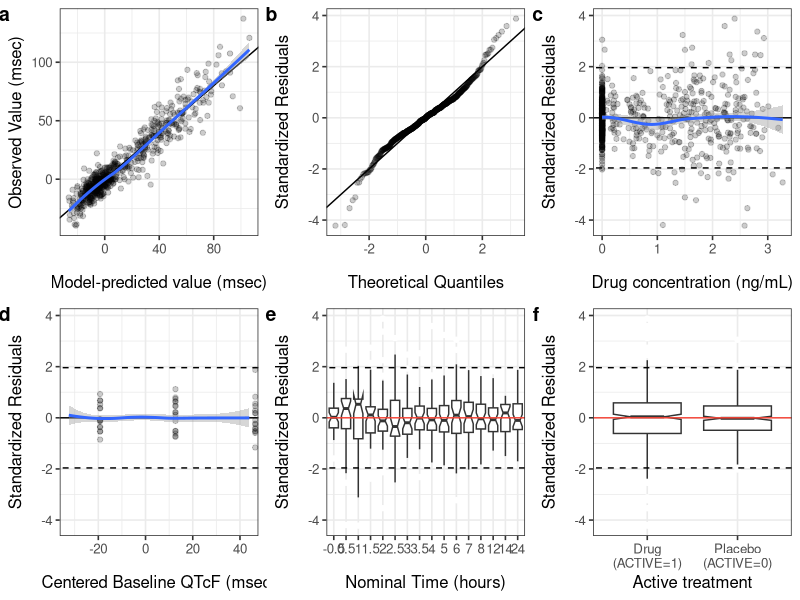
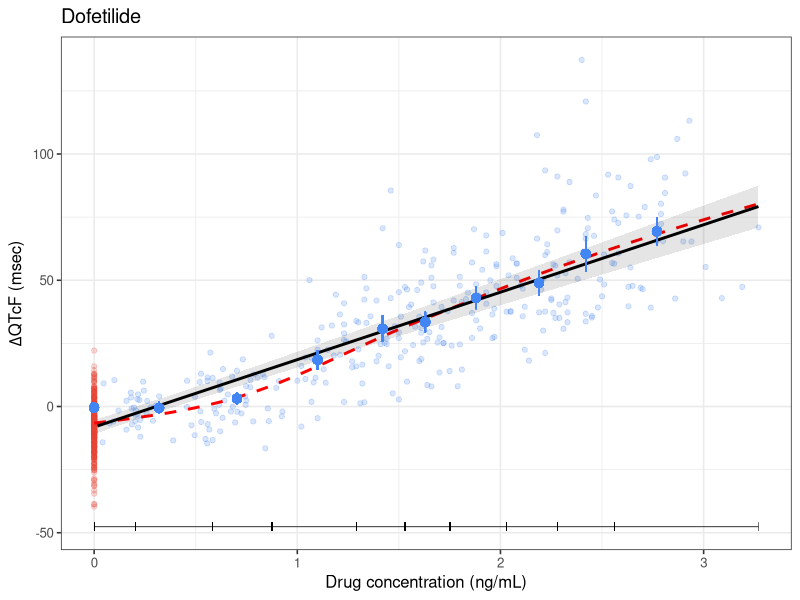
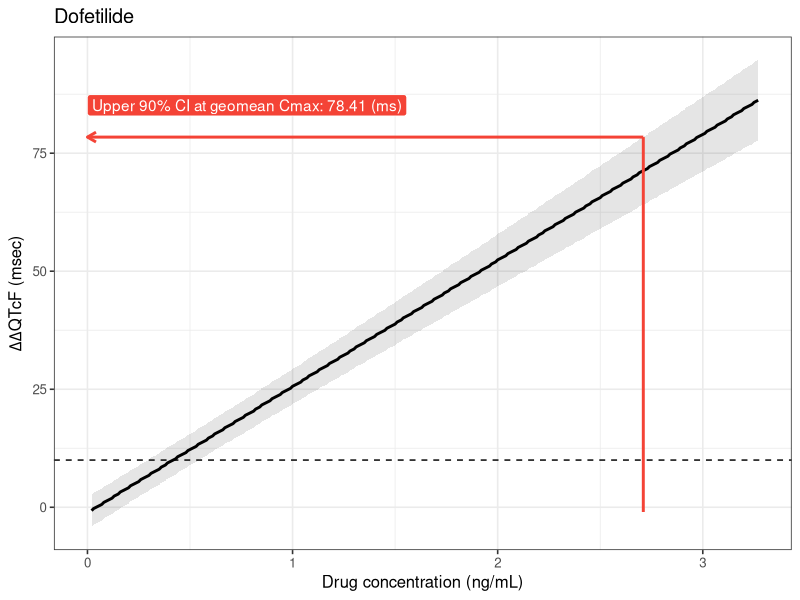
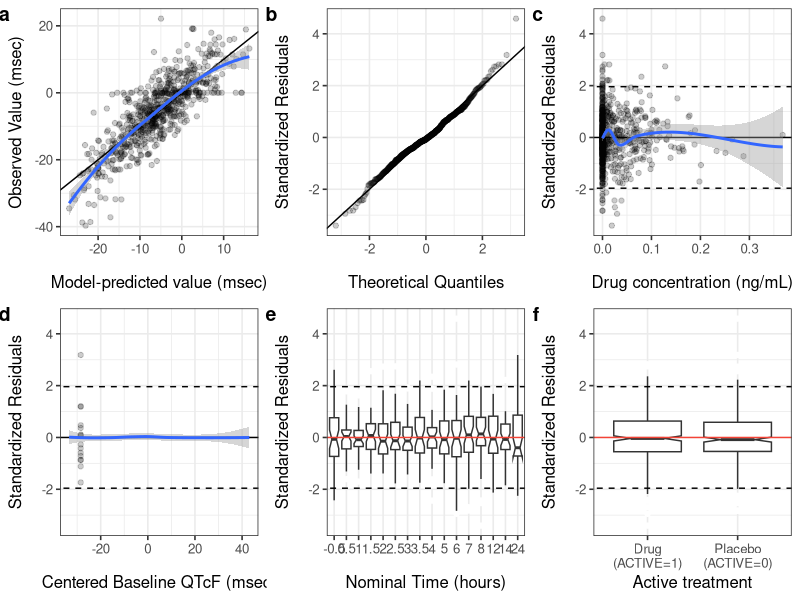
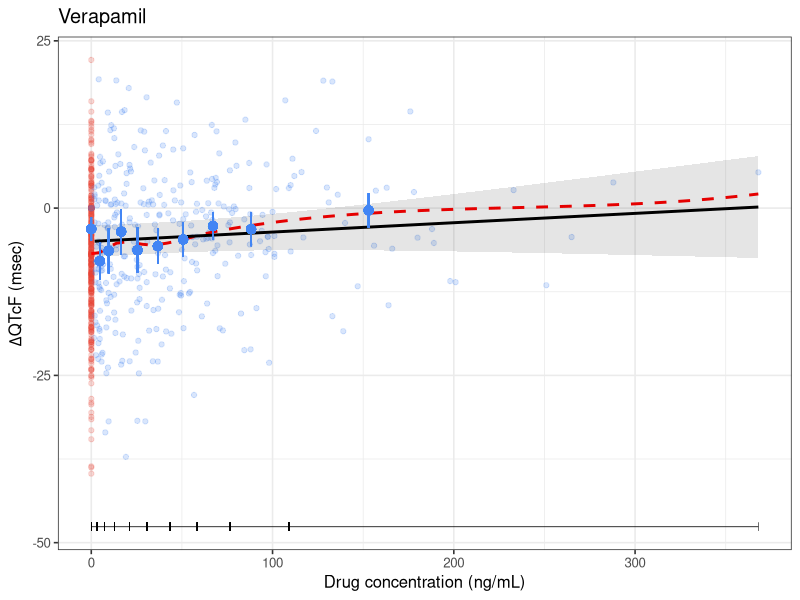
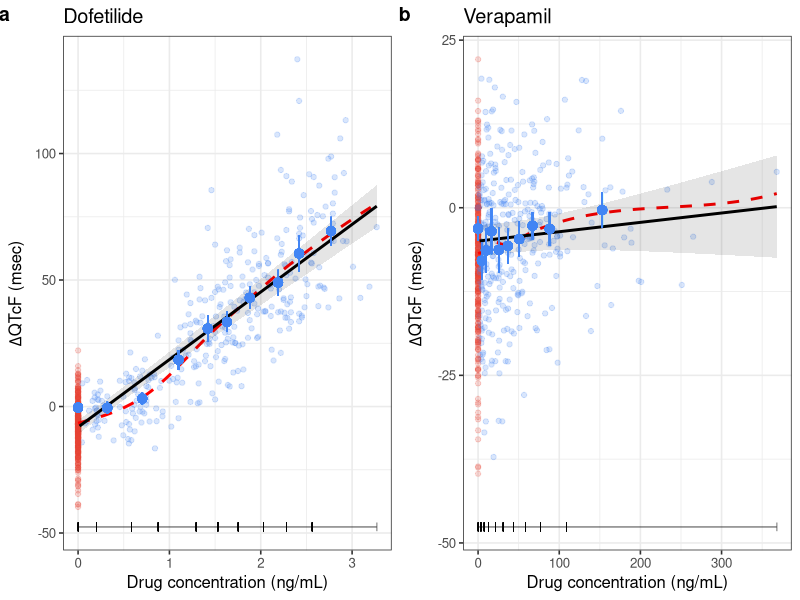
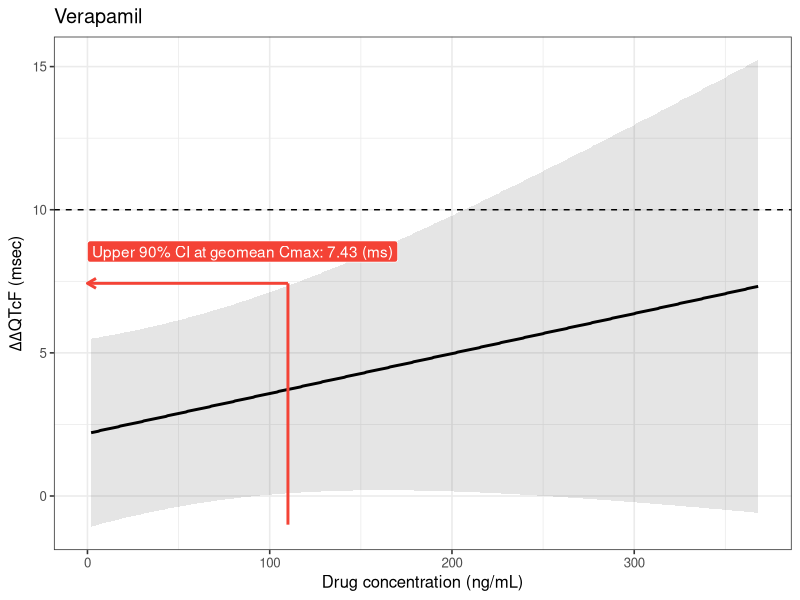
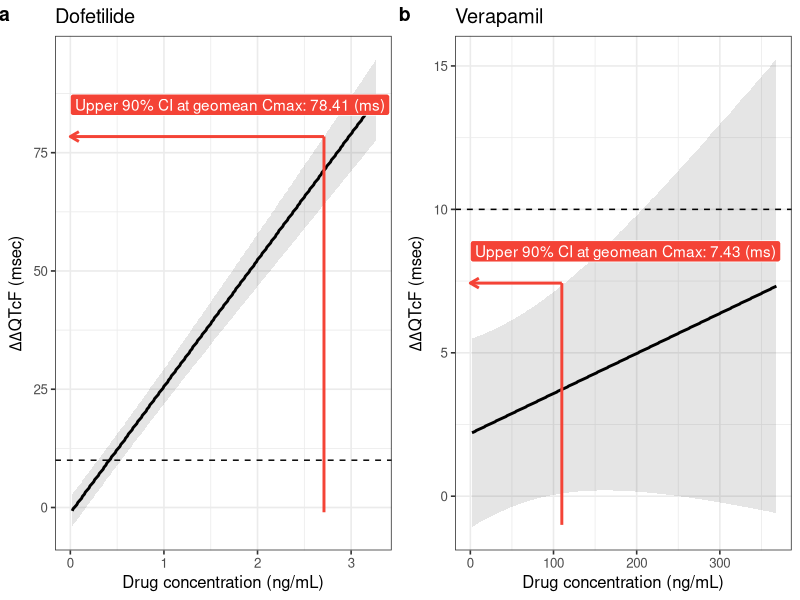

These figures' R source, in order:
## Created by: pharmacometrician
## Date: dd/mm/yyyy
## fit pre-specified model and make predictions

#Clean environment
rm(list=ls())

library(dplyr)
library(cowplot)
library(ggplot2)
library(lme4)  
library(lmerTest)
library(pbkrtest)
library(lsmeans)
library(broom)
library(broom.mixed)
library(tidyverse)
library(ggrepel)
library(flextable)
library(officer)
library(stringr)
library(ggthemes)

# add caption
time<-as.character(Sys.time())
script_name <- "s03_modeling.R"
caption  <-paste0("Datasource: r-script:", script_name,", ", time, sep="")

# ggplot themes
theme_set(theme_bw(base_size = 12))

## Settings for plots and labels
conc.label <- "Drug concentration (ng/mL)"
delta.QTcF.label <- expression(paste(Delta,"QTcF (msec)"))
deltadelta.QTcF.label <- expression(paste(Delta,Delta,"QTcF (msec)"))

## Import datasetS
d0.dof <- read.csv("data/derived/qtpk_dofetilide.csv") 
d0.ver <- read.csv("data/derived/qtpk_verapamil.csv") 

############# dofetilide #############

## Data preparations
exp.resp.dof <- d0.dof %>%
  select(USUBJID, TIME, QTcF.CFB, CONC, QTcF.mB, QTcF.B, TREAT, ACTIVE) %>%
  ## Time as factor 
  mutate(TIME=as.factor(TIME)) %>% 
  filter(!is.na(CONC)) %>% 
  filter(!is.na(QTcF.CFB)) %>%
  ## Ensure a dichotomous variable
  mutate(ACTIVE=as.factor(ACTIVE))

## Fitting prespecified model

Pre.spec.model.dof <- lmerTest::lmer(QTcF.CFB ~ TIME+
                                     ACTIVE+
                                     I(QTcF.B-QTcF.mB)+
                                     CONC+
                                     (CONC||USUBJID),
                                     data = exp.resp.dof)

summary(Pre.spec.model.dof)

## in case of convergence issues, one can try simplifying the model by eliminating random effect on slope, see code below:

Pre.spec.model.dof.v2 <- lmerTest::lmer(QTcF.CFB ~ TIME+
                                       ACTIVE+
                                       I(QTcF.B-QTcF.mB)+
                                       CONC+
                                       (1|USUBJID),
                                     data = exp.resp.dof)

## Extraction of parameter estimates 
Par.tab.temp.dof<-as.data.frame(coef(summary(Pre.spec.model.dof, 
                                         ddf="Kenward-Roger"))) 

## Formating the table and calculating CI
Par.tab.dof <-Par.tab.temp.dof %>%
  rownames_to_column(var="Fixed effect parameter") %>%
  rename(p  = `Pr(>|t|)`, 
         se = `Std. Error`) %>%
  mutate(`Relative standard error (%)`=se/Estimate*100, 
         `Lower 95% CI` = Estimate + qt(0.025, df=df) * se,
         `Upper 95% CI` = Estimate + qt(0.975, df=df) * se) %>%
  # rounding to 3 sign digits
  mutate(p=ifelse(p<0.001, "<0.001", signif(p,3)),
         Estimate = round(Estimate,3),
         `Relative standard error (%)`= round(`Relative standard error (%)`,3), 
         `Lower 95% CI` = round(`Lower 95% CI`,3),
         `Upper 95% CI` = round(`Upper 95% CI`,3)
         ) %>%
  select(`Fixed effect parameter`, Estimate, `Lower 95% CI`,
                `Upper 95% CI`, `Relative standard error (%)`, `p`)

Par.tab.dof

## Create table using package flextable
tab1 <- Par.tab.dof %>% flextable() %>%  
  ## Remove borders
  border_remove() %>% 
  ## Set borders for header and bottom
  border(i = NULL,
         j = NULL,
         border = NULL,
         border.top = fp_border(color="black", width=2),
         border.bottom = fp_border(color="black", width=2),
         border.left = NULL,
         border.right = NULL,
         part = "header") %>%
  hline_bottom(j = NULL, border = fp_border(color="black", width=2), part = "body") %>%
  ## Set header style
  bold(bold = TRUE, part = "header") %>%
  align(align="left", part = "all") %>% 
  align(align="right", j=2:6, part="body") %>%
  ## Set font and size
  font(fontname = "Times new roman", part = "all") %>% 
  fontsize(size = 10, part = "all") %>%
  fontsize(size = 8, part="footer") %>%
  autofit()
tab1

## Goodnes of fit plots------------------------------------------------------------------------------------------

GOF.dat<-augment(Pre.spec.model.dof) %>%
  mutate(Sd.rediduals=residuals(Pre.spec.model.dof, scaled = T))

IPRED.DV<-ggplot(data=GOF.dat, aes(x=.fitted, y=QTcF.CFB))+
  geom_point(alpha=0.2)+
  geom_abline(intercept=0, slope=1)+
  geom_smooth(aes(x=.fitted, y=QTcF.CFB),
              method="loess",se=T)+
  labs(x="Model-predicted value (msec)",
       y="Observed Value (msec)")+
  #coord_cartesian(ylim = c(, 140), xlim = c(-40, 140))+
  theme(legend.position="none")

QQ.plot<-ggplot(GOF.dat, aes(sample = Sd.rediduals)) +
  stat_qq(alpha=0.2) +
  #coord_cartesian(ylim = c(-5, 5), xlim = c(-5, 5))+
  geom_abline(slope=1)+
  labs(x="Theoretical Quantiles",
       y="Standardized Residuals") +
  scale_color_gdocs()+
  theme(legend.position="none")

RES.CONC<-ggplot(GOF.dat, aes(x=CONC, y= Sd.rediduals)) +
  geom_point(alpha=0.2) +
  geom_abline(slope=0) +
  labs(x="Drug concentration (ng/mL)",
       y="Standardized Residuals") +
  geom_smooth()+
  geom_abline(intercept=1.96,slope=0,linetype="dashed") +
  geom_abline(intercept=-1.96,slope=0,linetype="dashed") +
  scale_color_gdocs() +
  theme(legend.position="none")

RES.Base.QTcF<-ggplot(GOF.dat, aes(x=`I(QTcF.B - QTcF.mB)`, y= Sd.rediduals)) + 
  geom_point(alpha=0.2) +
  geom_abline(slope=0) +
  labs(x="Centered Baseline QTcF (msec)",
       y="Standardized Residuals") +
  geom_smooth() +
  geom_abline(intercept=1.96,slope=0,linetype="dashed") +
  geom_abline(intercept=-1.96,slope=0,linetype="dashed") +
  scale_color_gdocs() +
  theme(legend.position="none")

RES.TIME<-ggplot(GOF.dat, aes(x=TIME, y= Sd.rediduals)) +
  geom_boxplot(notch = TRUE, outlier.color="white") +
  geom_abline(slope=0, col="#f44336") +
  labs(x="Nominal Time (hours)",
       y="Standardized Residuals") +
  geom_abline(intercept=1.96,slope=0,linetype="dashed") +
  geom_abline(intercept=-1.96,slope=0,linetype="dashed") +
  scale_color_gdocs() +
  theme(legend.position="none")

# add ACTIVE label to indicate Placebo and Drug on the plot
GOF.dat$ACTIVE_label <- " "
GOF.dat$ACTIVE_label[GOF.dat$ACTIVE==0] <- "Placebo\n(ACTIVE=0)"
GOF.dat$ACTIVE_label[GOF.dat$ACTIVE==1] <- "Drug\n(ACTIVE=1)"

RES.ACTIVE<-ggplot(GOF.dat, aes(x=ACTIVE_label, y= Sd.rediduals)) + 
  geom_boxplot(notch = TRUE, outlier.color="white") +
  geom_abline(slope=0, col="#f44336") +
  labs(x="Active treatment",
       y="Standardized Residuals") +
  geom_abline(intercept=1.96,slope=0,linetype="dashed") +
  geom_abline(intercept=-1.96,slope=0,linetype="dashed") +
  scale_color_gdocs() +
  theme(legend.position="none")

allplot <- plot_grid(IPRED.DV, QQ.plot, RES.CONC, RES.Base.QTcF, RES.TIME, RES.ACTIVE, 
                     ncol=3, align = "hv", labels="auto", hjust = 0.1)

allplot

## Specify the concentrations of interest - this can be geo mean Cmax in this example

Cmax.dof <- d0.dof %>% 
  # Remove missing concentrations 
  filter(!is.na(CONC)) %>%
  # exclude placebo
  filter(TREAT!="Placebo") %>%                    
  group_by(USUBJID) %>% 
  ## Get Cmax for each ID
  mutate(Cmax.i = max(CONC)) %>%   
  ungroup() %>%   
  # Only select the first observation per ID 
  distinct(USUBJID, .keep_all=T) %>%  
  # Summary statistics 
  group_by(TREAT) %>%                 
  summarise(GMEAN    = exp(mean(log(Cmax.i))),
            GCV      = 100 * sqrt(exp(var(log(Cmax.i))) - 1),
            n.id     = n_distinct(USUBJID))

## Specify the concentrations of interest (here, it is geometric mean of active arm)
Cmax.ref.grid.dof <- ref.grid(Pre.spec.model.dof, 
                          at=list(CONC=c(0,Cmax.dof$GMEAN)), 
                          ACTIVE=c(0,1)) 

# for user-defined concentration of interest (for example, derived from a popPK model, rather than using geometric mean Cmax), 
# one can use the following example code (later in the code, Cmax.ref.grid.dof.user.coi should be used instead of Cmax.ref.grid.dof):

user.coi <- 3.1 # define concentration of interest here
Cmax.ref.grid.dof.user.coi <- ref.grid(Pre.spec.model.dof, 
                              at=list(CONC=c(0,user.coi)),  # concentration of interest is used here
                              ACTIVE=c(0,1)) 

## Generate LS-Means estimated of baseline adjusted QTcF for active and placebo
## by CONC, predictions are averaged over the levels of TIME. 
Cmax.lsm.dof <-lsmeans::lsmeans(Cmax.ref.grid.dof, c("CONC", "ACTIVE"))

## Get DQTCF estimates
Cmax.dQTcF.dof<-summary(Cmax.lsm.dof, level=0.9) %>% filter(ACTIVE==1, CONC!=0)

## Get  DDQTCF estimates
Cmax.ddQTcF.tmp.dof <-summary(contrast(Cmax.lsm.dof, method = "trt.vs.ctrl1"),
                         infer = c(TRUE, FALSE), 
                         level = .90, adjust = "none")
## Select only relevant contrasts
Cmax.ddQTcF.tmp2.dof <-Cmax.ddQTcF.tmp.dof[(nrow(Cmax.ddQTcF.tmp.dof)/2):nrow(Cmax.ddQTcF.tmp.dof)+1,]

## Formating of ddQTcF output table
Cmax.ddQTcF.dof<- Cmax.ddQTcF.tmp2.dof %>% 
  separate(contrast, into = "CONC", sep = "\\s",extra="drop") %>%
  mutate(CONC = sub('....', '', CONC)) %>%
  mutate(CONC = as.numeric(as.character(CONC))) %>%
  filter(CONC!=0) %>%  #remove zero conc
  dplyr::select(-SE, -df) %>%
  round(.,2)

## exposure-response plot with concentration bins

Bin.qtpk.dof <- exp.resp.dof %>%
  filter(ACTIVE==1) %>%
  group_by(Decile=ntile(CONC, 10), ACTIVE) %>% 
  mutate(CONC_min=min(CONC,na.rm=T),
         CONC_median=median(CONC,na.rm=T),
         DQTCF_UCL=mean(QTcF.CFB,na.rm=T)+qnorm(0.95)*(sd(QTcF.CFB,na.rm=T)/sqrt(sum(!is.na(QTcF.CFB)))),
         DQTCF_LCL= mean(QTcF.CFB,na.rm=T)+qnorm(0.05)*(sd(QTcF.CFB,na.rm=T)/sqrt(sum(!is.na(QTcF.CFB)))),
         DQTCF_mean=mean(QTcF.CFB,na.rm=T)
  ) %>%
  mutate(ACTIVE=as.factor(ACTIVE))

## Create data for plotting bin width
plot.bins.dof<-expand.grid(cutpoints=c(Bin.qtpk.dof$CONC_min, max(exp.resp.dof$CONC, na.rm=T)),
                       y.plot=min(exp.resp.dof$QTcF.CFB, na.rm=T)*1.2)

# extract model estimates for whole concentration range

tmp1.dof <- ref.grid(Pre.spec.model.dof,                                                   # Model 
                 at=list(CONC=seq(from=0,to=max(exp.resp.dof$CONC),length.out = 200)),     # Concentration to make prediction
                 ACTIVE=c(0,1))                                                             # Placebo and active

tmp2.dof<-lsmeans::lsmeans(tmp1.dof, c("CONC", "ACTIVE"))
tmp3.dof<-summary(tmp2.dof, level=0.9) %>% filter(ACTIVE==1, CONC!=0)
tmp4.dof<-summary(contrast(tmp2.dof, method = "trt.vs.ctrl1"),
              infer = c(TRUE, FALSE), 
              level = .90, adjust = "none") # Do not adjust for multiplicity

## Select only relevant contrasts
tmp5.dof<-tmp4.dof[(nrow(tmp4.dof)/2):nrow(tmp4.dof)+1,]
tmp6.dof<- tmp5.dof %>% 
  separate(contrast, into = "CONC", sep = "\\s",extra="drop") %>%
  mutate(CONC = sub('....', '', CONC)) %>%
  mutate(CONC = as.numeric(as.character(CONC))) %>%
  filter(CONC!=0) %>%  #remove zero conc
  dplyr::select(-SE, -df) %>%
  round(.,2)

# exp-resp plot, dQTc
exp.resp.dof$ACTIVE <- factor(exp.resp.dof$ACTIVE, levels = c(1,0))

Pred.plot.dQTcF.bin.dof <-ggplot()+
  # scatter of observed data
  geom_point(data=exp.resp.dof, aes(x=CONC, y=QTcF.CFB, col=as.factor(ACTIVE)), alpha=0.2) +
  geom_smooth(data=exp.resp.dof, aes(x=CONC, y=QTcF.CFB), method = "loess", color = "red", se = FALSE, linetype = "dashed") +
  # model-predictions
  geom_ribbon(data=tmp3.dof, 
              aes(x=CONC, ymin= lower.CL, ymax=upper.CL), fill="black", alpha=0.1)+
  geom_line(data=tmp3.dof,  aes(x=CONC, y=lsmean), size=1, col="black")+
  labs(title="Dofetilide",x=conc.label, y=delta.QTcF.label)+
  # add bins of observed data
  geom_pointrange(data=Bin.qtpk.dof, aes(x=CONC_median,
                                     ymax=DQTCF_UCL,
                                     ymin= DQTCF_LCL,
                                     y=DQTCF_mean,
                                     col=ACTIVE)) +
  geom_point(data=plot.bins.dof, aes(y=y.plot, x=cutpoints), shape="|", size=2 ) +
  geom_line(data=plot.bins.dof, aes(y=y.plot, x=cutpoints), size=0.25) +
  scale_color_gdocs()+
  theme(legend.position="none")
Pred.plot.dQTcF.bin.dof

# exp-resp plot, ddQTc

Pred.plot.ddQTcF.bin.dof <-ggplot()+
  # model-prediction
  geom_ribbon(data=tmp6.dof, 
              aes(x=CONC, ymin= lower.CL, ymax=upper.CL), fill="black", alpha=0.1)+
  geom_line(data=tmp6.dof,  aes(x=CONC, y=estimate), size=1, col="black")+
  geom_hline(aes(yintercept=10), linetype=2)+
  labs(title="Dofetilide",x=conc.label, y=deltadelta.QTcF.label) +
  geom_segment(data=Cmax.ddQTcF.dof[1,], 
               aes(x=CONC, xend=CONC,
                   y=-1, yend=upper.CL), col= "#f44336", size=1)+
  geom_segment(data=Cmax.ddQTcF.dof[1,], 
               aes(x=CONC, xend=0,
                   y=upper.CL, yend=upper.CL), col= "#f44336", size=1,
               arrow = arrow(length = unit(0.25,"cm")))+
  geom_label(data=Cmax.ddQTcF.dof[1,], 
             aes(x=0, y=upper.CL), 
             label=paste0("Upper 90% CI at geomean Cmax: ",Cmax.ddQTcF.dof$upper.CL, " (ms)"),
             hjust=0, vjust=-1, fill="#f44336", 
             col="white")
Pred.plot.ddQTcF.bin.dof

############# verapamil #############
## Data preparations
exp.resp.ver <- d0.ver %>%
  select(USUBJID, TIME, QTcF.CFB, CONC, QTcF.mB, QTcF.B, TREAT, ACTIVE) %>%
  ## Time as factor 
  mutate(TIME=as.factor(TIME)) %>% 
  filter(!is.na(CONC)) %>% 
  filter(!is.na(QTcF.CFB)) %>%
  ## Ensure a dichotomous variable
  mutate(ACTIVE=as.factor(ACTIVE)) %>%
  # re-scale verapamil concentration (to avoid convergence issues)
  mutate(conc2=CONC/1000)

## Fitting prespecified model

Pre.spec.model.ver <- lmerTest::lmer(QTcF.CFB ~ TIME+
                                       ACTIVE+
                                       I(QTcF.B-QTcF.mB)+
                                       CONC+
                                       (CONC||USUBJID),
                                     data = exp.resp.ver)

# the mnodel using CONC as concentration, doesn't converge
# to fix the issue with non-convergence, concentration was re-scaled (by converting from ng/mL to ug/mL)

# model using conc2 (rescaled concentration):

Pre.spec.model.ver <- lmerTest::lmer(QTcF.CFB ~ TIME+
                                       ACTIVE+
                                       I(QTcF.B-QTcF.mB)+
                                       conc2+
                                       (conc2||USUBJID),
                                     data = exp.resp.ver)

summary(Pre.spec.model.ver)

## Extraction of parameter estimates 
Par.tab.temp.ver<-as.data.frame(coef(summary(Pre.spec.model.ver, 
                                             ddf="Kenward-Roger"))) 

## Formating the table and calculating CI
Par.tab.ver <-Par.tab.temp.ver %>%
  rownames_to_column(var="Fixed effect parameter") %>%
  rename(p  = `Pr(>|t|)`, 
         se = `Std. Error`) %>%
  mutate(`Relative standard error (%)`=se/Estimate*100, 
         `Lower 95% CI` = Estimate + qt(0.025, df=df) * se,
         `Upper 95% CI` = Estimate + qt(0.975, df=df) * se) %>%
  mutate(p=ifelse(p<0.001, "<0.001", signif(p,3)),
         Estimate = round(Estimate,3),
         `Relative standard error (%)`= round(`Relative standard error (%)`,3), 
         `Lower 95% CI` = round(`Lower 95% CI`,3),
         `Upper 95% CI` = round(`Upper 95% CI`,3)
         ) %>%
  select(`Fixed effect parameter`, Estimate, `Lower 95% CI`,
         `Upper 95% CI`, `Relative standard error (%)`, `p`)

Par.tab.ver

## Create table using package flextable
tab2 <- Par.tab.ver %>% flextable() %>%  
  ## Remove borders
  border_remove() %>% 
  ## Set borders for header and bottom
  border(i = NULL,
         j = NULL,
         border = NULL,
         border.top = fp_border(color="black", width=2),
         border.bottom = fp_border(color="black", width=2),
         border.left = NULL,
         border.right = NULL,
         part = "header") %>%
  hline_bottom(j = NULL, border = fp_border(color="black", width=2), part = "body") %>%
  ## Set header style
  bold(bold = TRUE, part = "header") %>%
  align(align="left", part = "all") %>% 
  align(align="right", j=2:6, part="body") %>%
  ## Set font and size
  font(fontname = "Times new roman", part = "all") %>% 
  fontsize(size = 10, part = "all") %>%
  fontsize(size = 8, part="footer") %>%
  autofit()
tab2

## Goodnes of fit plots------------------------------------------------------------------------------------------

GOF.dat<-augment(Pre.spec.model.ver) %>%
  mutate(Sd.rediduals=residuals(Pre.spec.model.ver, scaled = T))

IPRED.DV<-ggplot(data=GOF.dat, aes(x=.fitted, y=QTcF.CFB))+
  geom_point(alpha=0.2)+
  geom_abline(intercept=0, slope=1)+
  geom_smooth(aes(x=.fitted, y=QTcF.CFB),
              method="loess",se=T)+
  labs(x="Model-predicted value (msec)",
       y="Observed Value (msec)")+
  #coord_cartesian(ylim = c(, 140), xlim = c(-40, 140))+
  theme(legend.position="none")

QQ.plot<-ggplot(GOF.dat, aes(sample = Sd.rediduals)) +
  stat_qq(alpha=0.2) +
  #coord_cartesian(ylim = c(-5, 5), xlim = c(-5, 5))+
  geom_abline(slope=1)+
  labs(x="Theoretical Quantiles",
       y="Standardized Residuals") +
  scale_color_gdocs()+
  theme(legend.position="none")

RES.CONC<-ggplot(GOF.dat, aes(x=conc2, y= Sd.rediduals)) +
  geom_point(alpha=0.2) +
  geom_abline(slope=0) +
  labs(x="Drug concentration (ng/mL)",
       y="Standardized Residuals") +
  geom_smooth()+
  geom_abline(intercept=1.96,slope=0,linetype="dashed") +
  geom_abline(intercept=-1.96,slope=0,linetype="dashed") +
  scale_color_gdocs() +
  theme(legend.position="none")

RES.Base.QTcF<-ggplot(GOF.dat, aes(x=`I(QTcF.B - QTcF.mB)`, y= Sd.rediduals)) + 
  geom_point(alpha=0.2) +
  geom_abline(slope=0) +
  labs(x="Centered Baseline QTcF (msec)",
       y="Standardized Residuals") +
  geom_smooth() +
  geom_abline(intercept=1.96,slope=0,linetype="dashed") +
  geom_abline(intercept=-1.96,slope=0,linetype="dashed") +
  scale_color_gdocs() +
  theme(legend.position="none")

RES.TIME<-ggplot(GOF.dat, aes(x=TIME, y= Sd.rediduals)) +
  geom_boxplot(notch = TRUE, outlier.color="white") +
  geom_abline(slope=0, col="#f44336") +
  labs(x="Nominal Time (hours)",
       y="Standardized Residuals") +
  geom_abline(intercept=1.96,slope=0,linetype="dashed") +
  geom_abline(intercept=-1.96,slope=0,linetype="dashed") +
  scale_color_gdocs() +
  theme(legend.position="none")

# add ACTIVE label to indicate Placebo and Drug on the plot
GOF.dat$ACTIVE_label <- " "
GOF.dat$ACTIVE_label[GOF.dat$ACTIVE==0] <- "Placebo\n(ACTIVE=0)"
GOF.dat$ACTIVE_label[GOF.dat$ACTIVE==1] <- "Drug\n(ACTIVE=1)"

RES.ACTIVE<-ggplot(GOF.dat, aes(x=ACTIVE_label, y= Sd.rediduals)) + 
  geom_boxplot(notch = TRUE, outlier.color="white") +
  geom_abline(slope=0, col="#f44336") +
  labs(x="Active treatment",
       y="Standardized Residuals") +
  geom_abline(intercept=1.96,slope=0,linetype="dashed") +
  geom_abline(intercept=-1.96,slope=0,linetype="dashed") +
  scale_color_gdocs() +
  theme(legend.position="none")

allplot.ver <- plot_grid(IPRED.DV, QQ.plot, RES.CONC, RES.Base.QTcF, RES.TIME, RES.ACTIVE, 
                     ncol=3, align = "hv", labels="auto", hjust = 0.1)

allplot.ver

## Specify the concentrations of interest - this can be geo mean Cmax in this example

Cmax.ver <- d0.ver %>% 
  # calculate conc2, to match re-scaled concentration that was used in modeling
  mutate(conc2=CONC/1000) %>%
  # Remove missing concentrations 
  filter(!is.na(conc2)) %>%
  # exclude placebo
  filter(TREAT!="Placebo") %>%                    
  group_by(USUBJID) %>% 
  ## Get Cmax for each ID
  mutate(Cmax.i = max(conc2)) %>%   
  ungroup() %>%   
  # Only select the first observation per ID 
  distinct(USUBJID, .keep_all=T) %>%  
  # Summary statistics 
  group_by(TREAT) %>%                 
  summarise(GMEAN    = exp(mean(log(Cmax.i))),
            GCV      = 100 * sqrt(exp(var(log(Cmax.i))) - 1),
            n.id     = n_distinct(USUBJID))

## Specify the concentrations of interest (here, it is geomean of active arm)
Cmax.ref.grid.ver <- ref.grid(Pre.spec.model.ver, 
                              at=list(conc2=c(0,Cmax.ver$GMEAN)), 
                              ACTIVE=c(0,1)) 

## Generate LS-Means estimated of baseline adjusted QTcF for active and placebo
## by conc2, predictions are averaged over the levels of TIME. 
Cmax.lsm.ver <-lsmeans::lsmeans(Cmax.ref.grid.ver, c("conc2", "ACTIVE"))

## Get DQTCF estimates
Cmax.dQTcF.ver<-summary(Cmax.lsm.ver, level=0.9) %>% filter(ACTIVE==1, conc2!=0)

## Get  DDQTCF estimates
Cmax.ddQTcF.tmp.ver <-summary(contrast(Cmax.lsm.ver, method = "trt.vs.ctrl1"),
                              infer = c(TRUE, FALSE), 
                              level = .90, adjust = "none")
## Select only relevant contrasts
Cmax.ddQTcF.tmp2.ver <-Cmax.ddQTcF.tmp.ver[(nrow(Cmax.ddQTcF.tmp.ver)/2):nrow(Cmax.ddQTcF.tmp.ver)+1,]

## Formating of ddQTcF output table
Cmax.ddQTcF.ver<- Cmax.ddQTcF.tmp2.ver %>% 
  separate(contrast, into = "conc2", sep = "\\s",extra="drop") %>%
  mutate(conc2 = sub('.....', '', conc2)) %>%
  mutate(conc2 = as.numeric(as.character(conc2))) %>%
  filter(conc2!=0) %>%  #remove zero conc
  dplyr::select(-SE, -df) %>%
  round(.,2)

## exposure-response plot with concentration bins

Bin.qtpk.ver <- exp.resp.ver %>%
  filter(ACTIVE==1) %>%
  group_by(Decile=ntile(conc2, 10), ACTIVE) %>% 
  mutate(conc2_min=min(conc2,na.rm=T),
         CONC_median=median(conc2,na.rm=T),
         DQTCF_UCL=mean(QTcF.CFB,na.rm=T)+qnorm(0.95)*(sd(QTcF.CFB,na.rm=T)/sqrt(sum(!is.na(QTcF.CFB)))),
         DQTCF_LCL= mean(QTcF.CFB,na.rm=T)+qnorm(0.05)*(sd(QTcF.CFB,na.rm=T)/sqrt(sum(!is.na(QTcF.CFB)))),
         DQTCF_mean=mean(QTcF.CFB,na.rm=T)
  ) %>%
  mutate(ACTIVE=as.factor(ACTIVE))

## Create data for plotting bin width
plot.bins.ver<-expand.grid(cutpoints=c(Bin.qtpk.ver$conc2_min, max(exp.resp.ver$conc2, na.rm=T)),
                           y.plot=min(exp.resp.ver$QTcF.CFB, na.rm=T)*1.2)

# extract model estimates for whole concentration range

tmp1.ver <- ref.grid(Pre.spec.model.ver,                                                   # Model 
                     at=list(conc2=seq(from=0,to=max(exp.resp.ver$conc2),length.out = 200)),     # Concentration to make prediction
                     ACTIVE=c(0,1))                                                             # Placebo and active

tmp2.ver<-lsmeans::lsmeans(tmp1.ver, c("conc2", "ACTIVE"))
tmp3.ver<-summary(tmp2.ver, level=0.9) %>% filter(ACTIVE==1, conc2!=0)

exp.resp.ver$ACTIVE <- factor(exp.resp.ver$ACTIVE, levels = c(1,0))

Pred.plot.dQTcF.bin.ver <-ggplot()+
  # scatter of observed data
  geom_point(data=exp.resp.ver, aes(x=conc2*1000, y=QTcF.CFB, col=as.factor(ACTIVE)), alpha=0.2) +
  geom_smooth(data=exp.resp.ver, aes(x=conc2*1000, y=QTcF.CFB), method = "loess", color = "red", se = FALSE, linetype = "dashed") +
  # model-predictions
  geom_ribbon(data=tmp3.ver, 
              aes(x=conc2*1000, ymin= lower.CL, ymax=upper.CL), fill="black", alpha=0.1)+
  geom_line(data=tmp3.ver,  aes(x=conc2*1000, y=lsmean), size=1, col="black")+
  labs(title="Verapamil",x="Drug concentration (ng/mL)", y=delta.QTcF.label)+
  # add bins of observed data
  geom_pointrange(data=Bin.qtpk.ver, aes(x=CONC_median*1000,
                                         ymax=DQTCF_UCL,
                                         ymin= DQTCF_LCL,
                                         y=DQTCF_mean,
                                         col=ACTIVE)) +
  geom_point(data=plot.bins.ver, aes(y=y.plot, x=cutpoints*1000), shape="|", size=2 ) +
  geom_line(data=plot.bins.ver, aes(y=y.plot, x=cutpoints*1000), size=0.25) +
  scale_color_gdocs()+
  theme(legend.position="none")
Pred.plot.dQTcF.bin.ver

## summary table with dofetilide and verapamil ddQTcF estimates and 90% CI
# rename verapamin variables to match dofetilides
Cmax.ddQTcF.ver <- Cmax.ddQTcF.ver %>% rename(CONC=conc2)
# change the units for verapamil back to ng/mL
Cmax.ddQTcF.ver$CONC <- Cmax.ddQTcF.ver$CONC*1000 

summ.ddqtcf <- rbind(Cmax.ddQTcF.dof,Cmax.ddQTcF.ver)
summ.ddqtcf[, 'Treatment'] <- c("Dofetilide (500 ug)","Verapamil (120 mg)")

summ.ddqtcf <- summ.ddqtcf %>%
  relocate(Treatment,CONC,estimate,lower.CL,upper.CL)
# output as flextable
tab3 <- summ.ddqtcf %>%
  flextable() %>%  
  set_header_labels(CONC     = "Concentration", 
                    estimate = "Estimate",
                    lower.CL = "Lower 90% CI",
                    upper.CL = "Upper 90% CI") %>%
  ## Remove borders
  border_remove() %>% 
  ## Set borders for header and bottom
  border(i = NULL,
         j = NULL,
         border = NULL,
         border.top = fp_border(color="black", width=2),
         border.bottom = fp_border(color="black", width=2),
         border.left = NULL,
         border.right = NULL,
         part = "header") %>%
  hline_bottom(j = NULL, border = fp_border(color="black", width=2), part = "body") %>%
  ## Set header style
  bold(bold = TRUE, part = "header") %>%
  align(align="left", part = "all") %>% 
  ## Set font and size
  font(fontname = "Times new roman", part = "all") %>% 
  fontsize(size = 10, part = "all") %>%
  fontsize(size = 8, part="footer") %>%
  autofit()
tab3

# plot with dofetilide and verapamil exposure-response
allplot.er <- plot_grid(Pred.plot.dQTcF.bin.dof, Pred.plot.dQTcF.bin.ver, 
                         ncol=2, align = "hv", labels="auto", hjust = 0.1)

allplot.er
# extract model estimates for whole concentration range

tmp1.ver <- ref.grid(Pre.spec.model.ver,                                                         # Model 
                     at=list(conc2=seq(from=0,to=max(exp.resp.ver$conc2),length.out = 200)),     # Concentration to make prediction
                     ACTIVE=c(0,1))                                                              # Placebo and active

tmp2.ver<-lsmeans::lsmeans(tmp1.ver, c("conc2", "ACTIVE"))
tmp3.ver<-summary(tmp2.ver, level=0.9) %>% filter(ACTIVE==1, conc2!=0)
tmp4.ver<-summary(contrast(tmp2.ver, method = "trt.vs.ctrl1"),
                  infer = c(TRUE, FALSE), 
                  level = .90, adjust = "none") # Do not adjust for multiplicity

## Select only relevant contrasts
tmp5.ver<-tmp4.ver[(nrow(tmp4.ver)/2):nrow(tmp4.ver)+1,]
tmp6.ver<- tmp5.ver %>% 
  separate(contrast, into = "conc2", sep = "\\s",extra="drop") %>%
  mutate(conc2 = sub('.....', '', conc2)) %>%
  mutate(conc2 = as.numeric(as.character(conc2))) %>%
  filter(conc2!=0) %>%  #remove zero conc
  dplyr::select(-SE, -df) %>%
  round(.,3)

# exp-resp plot, ddQTc

Pred.plot.ddQTcF.bin.ver <-ggplot()+
  # model-prediction
  geom_ribbon(data=tmp6.ver, 
              aes(x=conc2*1000, ymin= lower.CL, ymax=upper.CL), fill="black", alpha=0.1)+
  geom_line(data=tmp6.ver,  aes(x=conc2*1000, y=estimate), size=1, col="black")+
  geom_hline(aes(yintercept=10), linetype=2)+
  labs(title="Verapamil",x="Drug concentration (ng/mL)", y=deltadelta.QTcF.label) +
  geom_segment(data=Cmax.ddQTcF.ver[1,], 
               aes(x=CONC, xend=CONC,
                   y=-1, yend=upper.CL), col= "#f44336", size=1)+
  geom_segment(data=Cmax.ddQTcF.ver[1,], 
               aes(x=CONC, xend=0,
                   y=upper.CL, yend=upper.CL), col= "#f44336", size=1,
               arrow = arrow(length = unit(0.25,"cm")))+
  geom_label(data=Cmax.ddQTcF.ver[1,], 
             aes(x=0, y=upper.CL), 
             label=paste0("Upper 90% CI at geomean Cmax: ",Cmax.ddQTcF.ver$upper.CL, " (ms)"),
             hjust=0, vjust=-1, fill="#f44336", 
             col="white")
Pred.plot.ddQTcF.bin.ver

# plot ddQTcF vs conc together

# plot with dofetilide and verapamil exposure-response
allplot.ddqt.er <- plot_grid(Pred.plot.ddQTcF.bin.dof, Pred.plot.ddQTcF.bin.ver, 
                        ncol=2, align = "hv", labels="auto", hjust = 0.1)

allplot.ddqt.er
